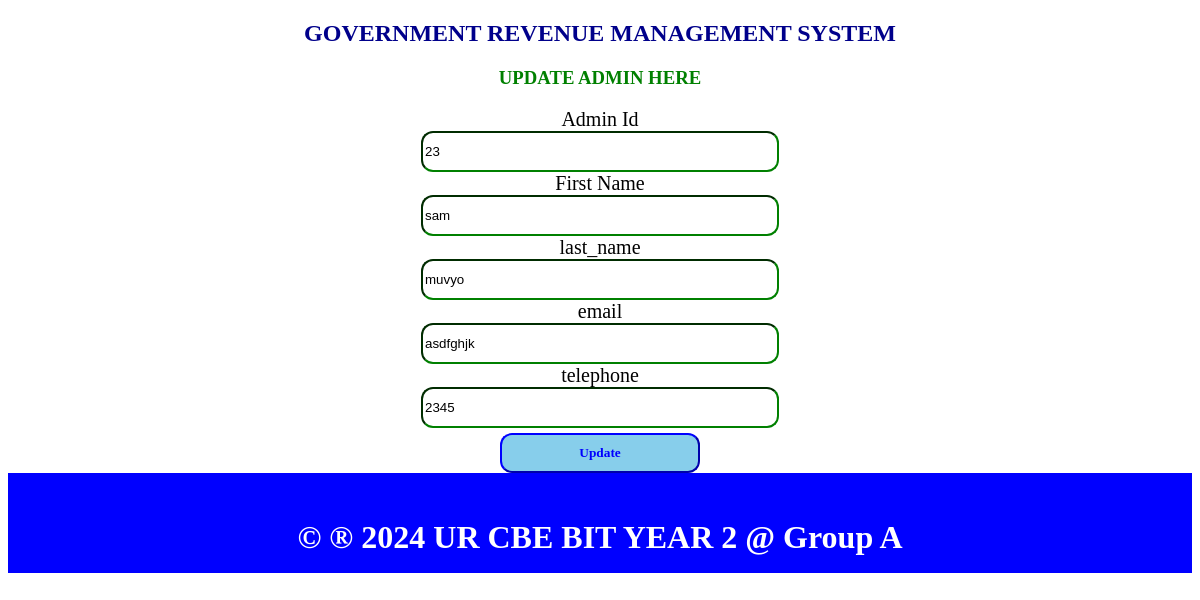
/admin_edit.php?aid=23, run on the app's committed database.
### tables this page shows
CREATE TABLE `adminn` (
  `aid` int(11) NOT NULL,
  `first_name` varchar(100) NOT NULL,
  `last_name` varchar(150) NOT NULL,
  `email` varchar(100) NOT NULL,
  `telephone` int(100) NOT NULL
);

### admin_edit.php (the view, shortened to what this page needs)
<?php
include"dbconnection.php";
if ($_SERVER['REQUEST_METHOD'] == 'GET') {
  $aid = $_GET["aid"];
    $sql = "SELECT * FROM adminn WHERE aid=$aid";
    $result = $connection->query($sql);
    if ($result->num_rows > 0) {
        $row = $result->fetch_assoc();
        $first_name = $row["first_name"];
        $last_name = $row["last_name"];
        $email = $row["email"];
        $telephone = $row["telephone"];
    } else {
        header("location: /myproject/admin_table.php");
        exit;
    }
}
?>
<!DOCTYPE html>
<html>
<head>
</head>
<body>
<center>
    <h2>GOVERNMENT REVENUE MANAGEMENT SYSTEM </h2>
    <h3 style="color:green;">UPDATE ADMIN HERE</h3>
    <section class="forms">
        <form method="POST">
    <label>Admin Id</label><br>
    <input type="text" name="aid" readonly class="input" value="<?php echo $aid; ?>"><br>
     <label>First Name</label><br>
    <input type="text" name="first_name"  class="input" value="<?php echo $first_name; ?>"><br>
    <label>last_name</label><br>
    <input type="text" name="last_name" class="input" value="<?php echo $last_name; ?>"><br>
    <label>email </label><br>
    <input type="text" name="email" class="input" value="<?php echo $email; ?>" class="input"><br>
    <label>telephone</label><br>
    <input type="text" name="telephone" class="input" value="<?php echo $telephone; ?>"><br>
    <input type="submit" name="submit" value="Update" class="sb">
</form>
</section>
</center>
        <footer>
            <p><h1>&copy &reg 2024 UR CBE BIT YEAR 2 @ Group A</h1></p>
        </footer>
    </body>
    </html>

### admin_edit.php (style rules this page uses)
h2 { font-family:Castellar; color: darkblue; }
label { font-family: elephant; font-size: 20px; }
.sb { font-family:Georgia; padding: 10px; border-color: blue; background-color: skyblue; width: 200px; margin-top: 5px; border-radius: 12px; font-weight: bold; color: blue; }
.input { width: 350px; height: 35px; border-radius: 12px; border-color: green; }
footer { height: 50px; text-align: center; padding: 25px; color: white; background-color: blue; }

### data on the page
adminn: first_name "sam", last_name "muvyo", email "asdfghjk", telephone "2345"
